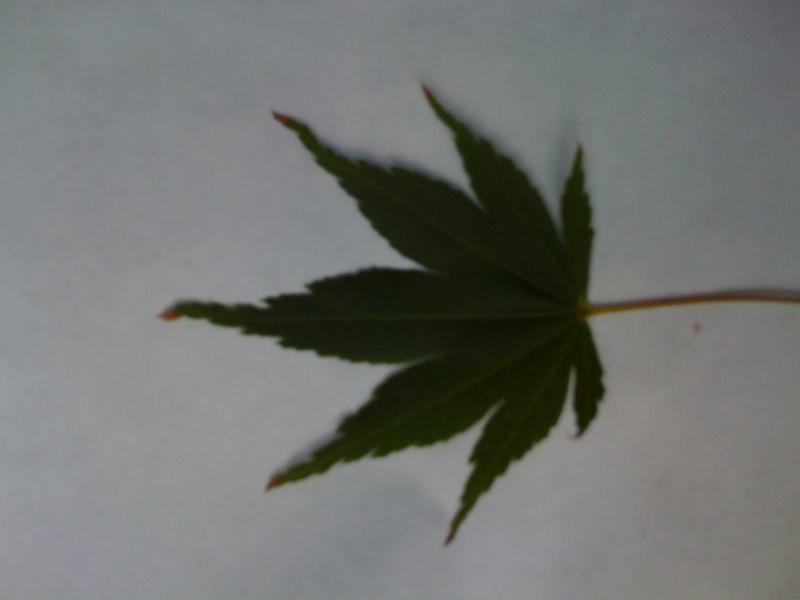
#> input picture leafsnap-dataset/dataset/images/field/acer_palmatum/1249061360_0003.jpg, 800 x 600 px
$ python -i process_dataset.py   (imports and definitions only)
#> lines starting #> are read from the running program, lines starting #| are printed output that depends on the picture; after the words box and inside, x2 and y2 are one past the last pixel; in counts of white or black regions, pixels touching at a corner belong together
import cv2 as cv
import numpy as np

# Must call processDataset after changing these values.
# Images will be saved as squares.
standardWidth = 50
standardHeight = 50

def loadImage(path, debug=False):
    """Loads the image at the given path in full colour."""
#> called with debug = False
    # load image in colour. ignore alpha channel
    colour_image = cv.imread(path, cv.IMREAD_COLOR)
#> colour_image is the input picture: shape (600, 800, 3); mean B, G, R 112.6, 115.3, 112.7
    if debug:
        cv.imshow("colour", colour_image)
        cv.waitKey(0)
        cv.destroyAllWindows()
    # return the colour image
    return colour_image

def segmentImage(image, debug=False):
    """Perform automatic global threshold segmentation based
    on image saturation, extract the region of interest as
    a sub-image, and normalize its dimensions."""
#> called with debug = False
    # convert to hsv colour space for segmentation
    hsv_image = cv.cvtColor(image, cv.COLOR_BGR2HSV)
#> hsv_image: shape (600, 800, 3); mean H, S, V 76.4, 36.6, 117.3

    # copy saturation channel to a grayscale image
    saturationChannel = cv.cvtColor(image, cv.COLOR_BGR2GRAY)
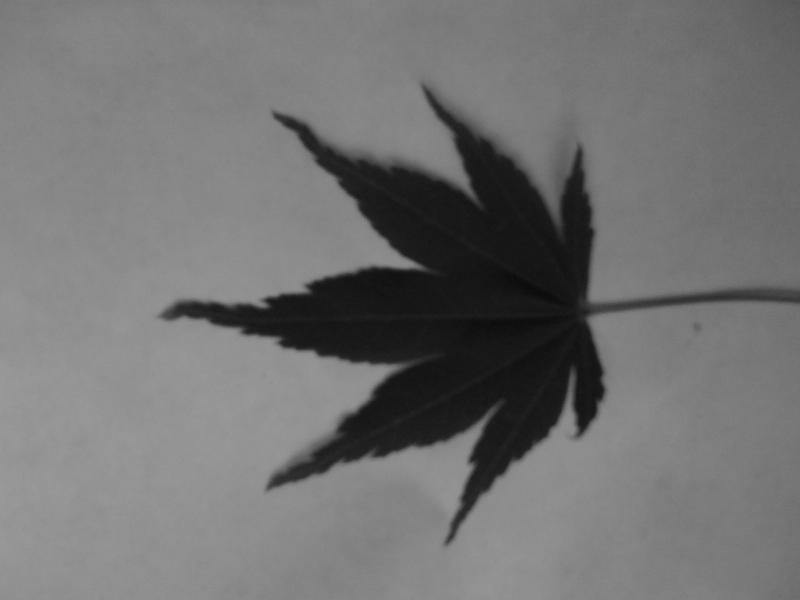
#> saturationChannel: shape (600, 800); min 10, max 154, mean 114.2
    cv.mixChannels([hsv_image], [saturationChannel], (1, 0))

    if debug:
        cv.imshow("value channel", valueChannel)
        cv.imshow("saturation channel", saturationChannel)
        cv.waitKey(0)
        cv.destroyAllWindows()

    # segment the image with automatic threshold selection
    thresholdValue, thresholdSegmented = cv.threshold(saturationChannel, 0, 255, cv.THRESH_BINARY + cv.THRESH_OTSU)
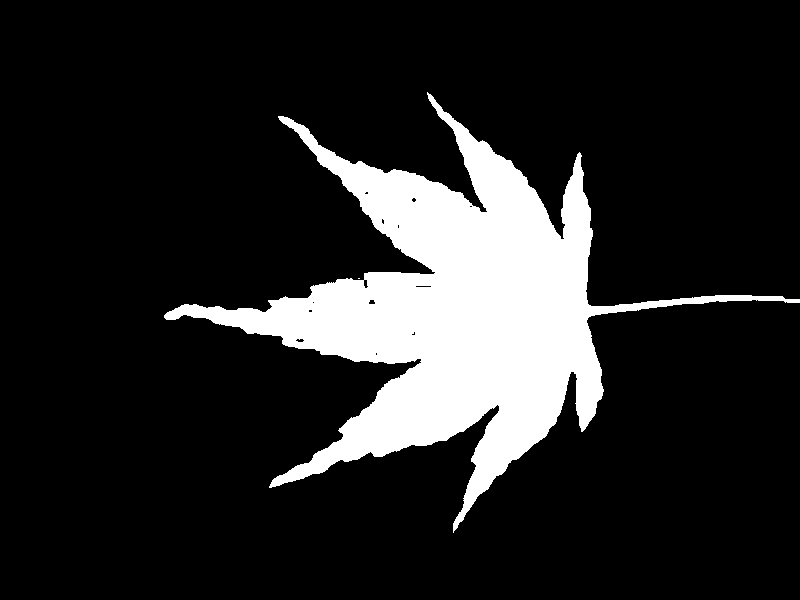
#> thresholdSegmented: shape (600, 800); 14.9% white; 2 white regions (1 under 20 px), largest, box (x1, y1, x2, y2) and area: (164, 92, 800, 533) 71403
#> thresholdValue = 95
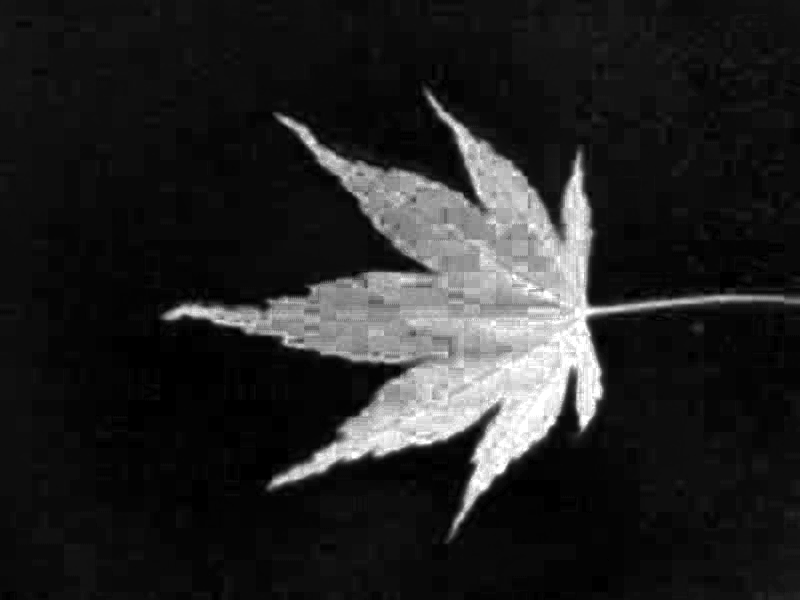
#> saturationChannel: shape (600, 800); min 0, max 255, mean 36.6

    # perform median filtering to remove thresholding noise
    segmentationMask = cv.medianBlur(thresholdSegmented, 5)
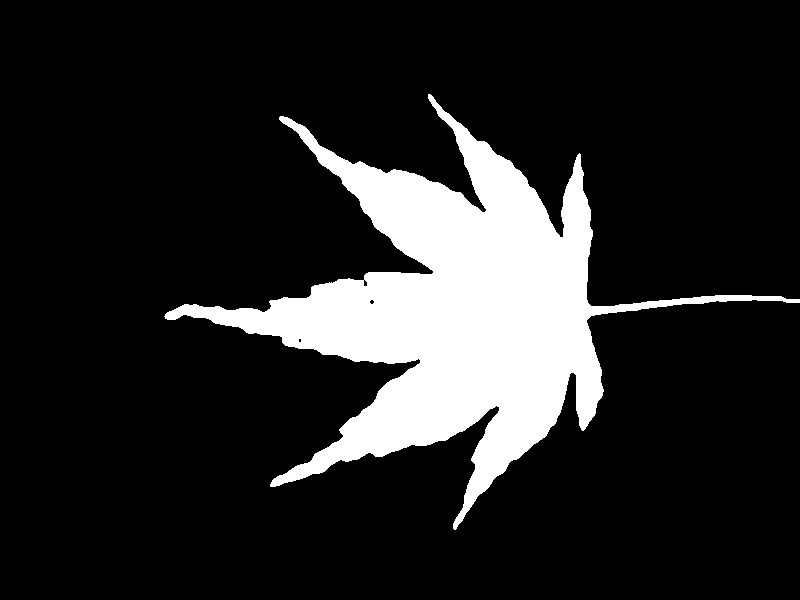
#> segmentationMask: shape (600, 800); 14.9% white; 1 white region, box (x1, y1, x2, y2) and area: (164, 94, 800, 530) 71481
    if debug:
        cv.imshow("segmented", segmentationMask)

    # extract the region of interest using the segmented image
    # mask to bound the part of the image to extract
    pointsOfInterest = cv.findNonZero(segmentationMask)
#> pointsOfInterest = contour of 71481 points, box (x1, y1, x2, y2) (164, 94, 800, 530), area 4736
    x, y, w, h = cv.boundingRect(pointsOfInterest)
#> x = 164; y = 94; w = 636; h = 436
    # black out the image pixels that aren't within the segmentation mask (since they are irrelevant)
    clampedMask = np.clip(segmentationMask, 0, 1)
    # multiply corresponding entries (0 in the segmentation mask will destroy
    # unnecessary pixels, 1 will leave them unchanged)
    blackened = np.multiply(cv.cvtColor(image, cv.COLOR_BGR2GRAY), clampedMask)
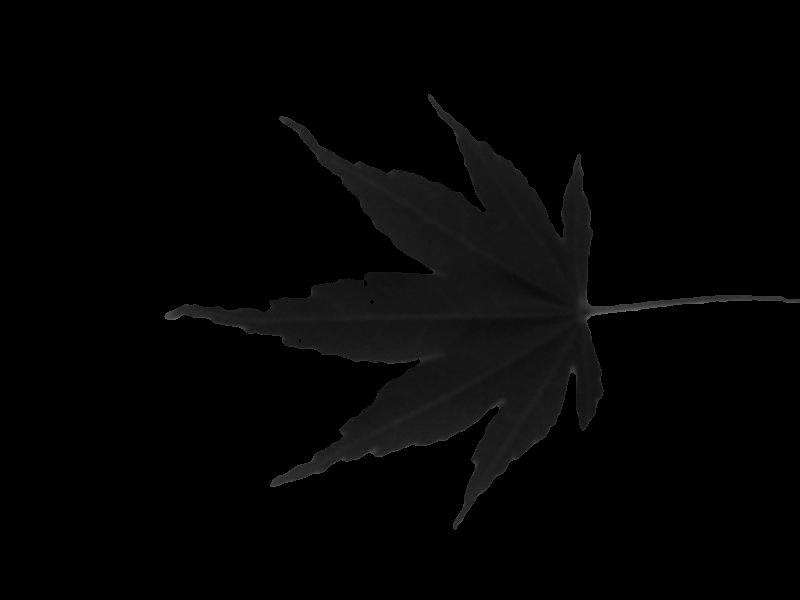
#> blackened: shape (600, 800); min 0, max 112, mean 4
    if debug:
        cv.imshow("with segmentation mask", blackened)

    # extract the subimage of interest from the points of the the region of interest
    subimageOfInterest = blackened[y:y+h, x:x+w]
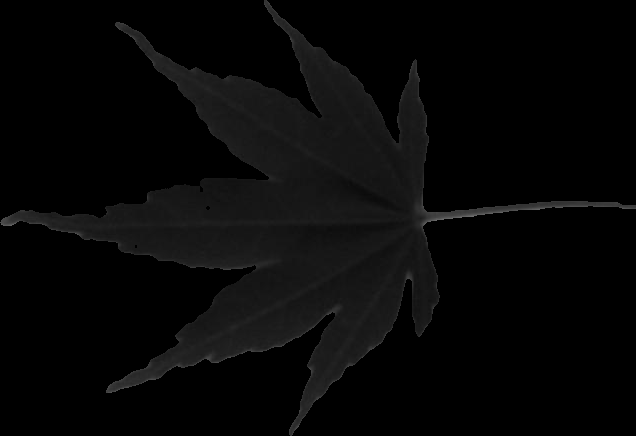
#> subimageOfInterest: shape (436, 636); min 0, max 112, mean 7
    if debug:
        cv.imshow("subimage", subimageOfInterest)

    # normalize the dimensions of the extracted sub-image
    normalized = cv.resize(subimageOfInterest, (standardWidth, standardHeight))
    if debug:
        cv.imshow("size normalized", normalized)
        cv.waitKey(0)
        cv.destroyAllWindows()
    return normalized

# define constants for processing the leafsnap dataset
leafsnapPath = "../leafsnap-dataset/"
processedDatasetPath = "./processed_dataset/"
# this list is the list of species to classify between. it can be freely changed, after which the system must be re-trained
species = ["Quercus muehlenbergii",
           "Aesculus pavi",
           "Ulmus pumila",
           "Styrax japonica",
           "Acer palmatum",
           "Cryptomeria japonica",
           "Carya glabra",
           "Catalpa speciosa",
           "Salix nigra",
           "Tilia cordata",
           "Eucommia ulmoides",
           "Zelkova serrata",
           "Koelreuteria paniculata",
           "Juniperus virginiana"]
labels = {plant:index for (index,plant) in enumerate(species)}

def processImage(path, outputPath):
    """Loads a dataset image and saves its processed form to a file."""
    image = loadImage(path)
    output = segmentImage(image)
    output = cv.equalizeHist(output)  # equalize the histogram to improve contrast
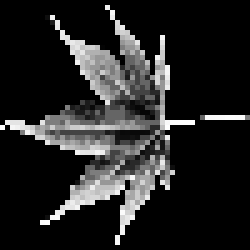
#> output: shape (50, 50) (shown 5 times larger); min 0, max 255, mean 36.5
    cv.imwrite(outputPath, output)
    return output

def processDataset():
    # open the file describing the image locations
    sourcesList = open(leafsnapPath + "leafsnap-dataset-images.txt")
    lines = sourcesList.read().split('\n')[1:]  # ignore first line (it's just headings)
    sourcesList.close()

    # write label for each image to a label file
    labelFile = open("labels.txt", 'w')

    # maps plant types to number of field images read so far
    counts = {name:0 for name in species}

    # process each line
    for line in lines:
        # ignore empty newline at the end of the document, if there is one
        if line != "":
            (file_id, image_path, segmented_path, plant, source) = line.split('\t')
            # only use field images
            if plant in species and source == "field":
                # prepare input image path
                inputImagePath = leafsnapPath + image_path
                # prepare output image path
                outputFileName = plant + str(counts[plant]) + ".png"
                outputPath = processedDatasetPath + outputFileName
                counts[plant] += 1
                # process the image with the paths
                output = processImage(inputImagePath, outputPath)
                # output the label for the image
                labelFile.write(outputFileName + ", " + str(labels[plant]) + '\n')
    labelFile.close()

>>> result = processImage('../leafsnap-dataset/dataset/images/field/acer_palmatum/1249061360_0003.jpg', 'out.png')

$ run again, on leafsnap-dataset/dataset/images/field/carya_glabra/13001258690501.jpg
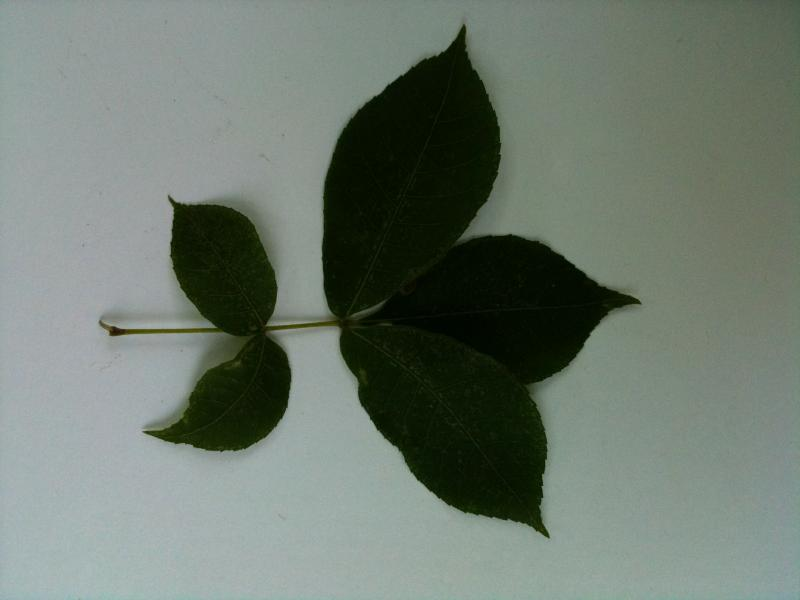
#> input picture leafsnap-dataset/dataset/images/field/carya_glabra/13001258690501.jpg, 800 x 600 px
#> in loadImage, colour_image is the input picture: shape (600, 800, 3); mean B, G, R 111, 121.3, 110.1
#> hsv_image: shape (600, 800, 3); mean H, S, V 66.1, 67.2, 121.5
#> in segmentImage, `thresholdValue, thresholdSegmented = cv.threshold(saturationChannel, 0..`:
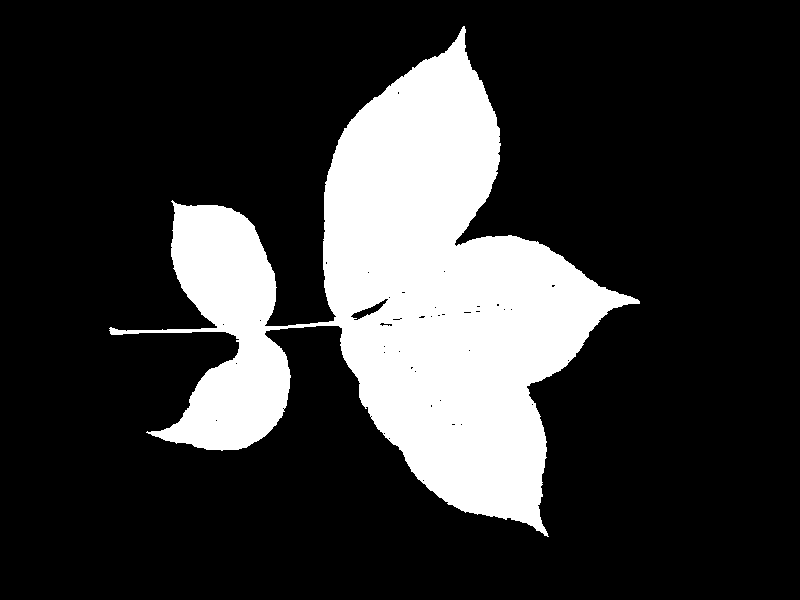
#> thresholdSegmented: shape (600, 800); 20.9% white; 1 white region, box (x1, y1, x2, y2) and area: (109, 26, 640, 537) 100306
#> thresholdValue = 126
#> segmentationMask: shape (600, 800); 20.9% white; 1 white region, box (x1, y1, x2, y2) and area: (110, 27, 639, 536) 100399
#> pointsOfInterest = contour of 100399 points, box (x1, y1, x2, y2) (110, 27, 639, 536), area 46952
#> x = 110; y = 27; w = 529; h = 509
#> in processImage, `output = cv.equalizeHist(output)`:
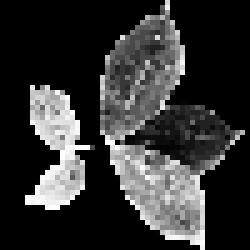
#> output: shape (50, 50) (shown 5 times larger); min 0, max 255, mean 50.7
